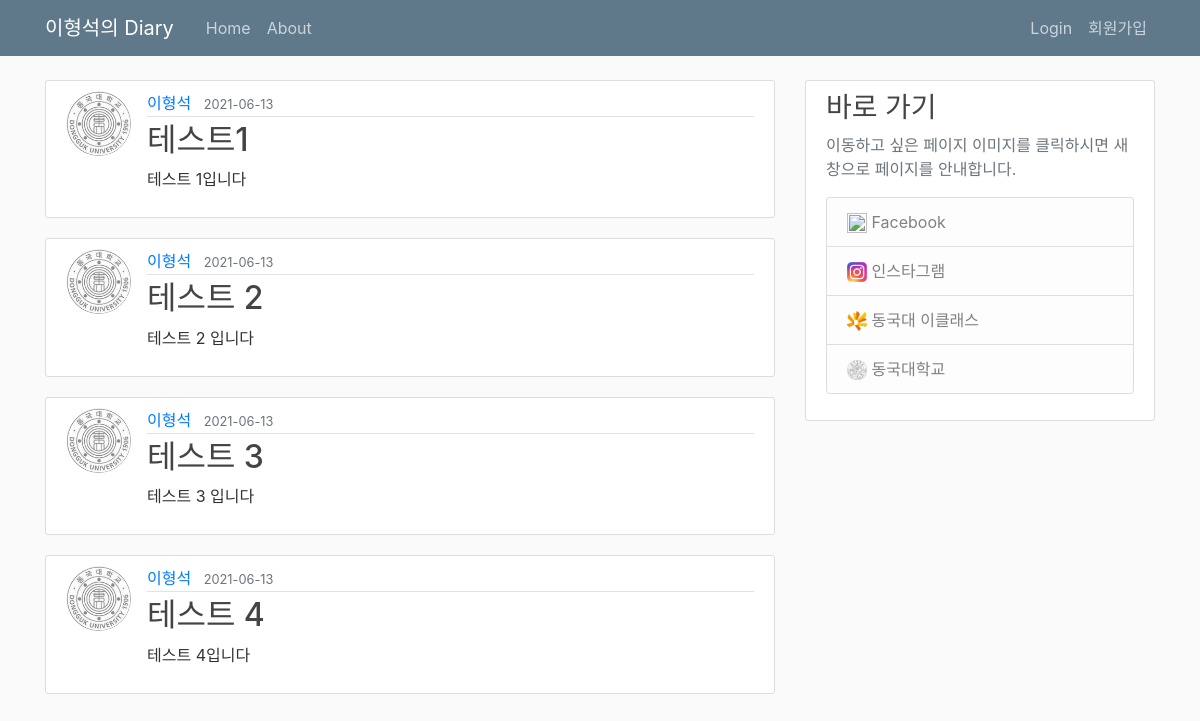
The page /home on the database its author committed.
### flaskblog/models.py (models this page shows, shortened)
class Post(db.Model):
    id = db.Column(db.Integer, primary_key=True)
    title = db.Column(db.String(100), nullable=False)
    date_posted = db.Column(db.DateTime, nullable=False, default=datetime.utcnow)
    content = db.Column(db.Text, nullable=False)
    user_id = db.Column(db.Integer, db.ForeignKey('user.id'), nullable=False)

class User(db.Model, UserMixin):
    id = db.Column(db.Integer, primary_key=True)
    username = db.Column(db.String(20), unique=True, nullable=False)
    email = db.Column(db.String(120), unique=True, nullable=False)
    image_file = db.Column(db.String(20), nullable=False, default='default.jpg')
    password = db.Column(db.String(60), nullable=False)
    posts = db.relationship('Post', backref='author', lazy=True)

### flaskblog/routes.py (the view)
@app.route("/")
@app.route("/home")
def home():
    posts = Post.query.all()
    return render_template('home.html', posts=posts)

### flaskblog/templates/home.html
{% extends "layout.html" %}
{% block content %}
    {% for post in posts %}
        <article class="media content-section">
          <img class="rounded-circle article-img" src="{{ url_for('static', filename='profile_pics/' + post.author.image_file) }}">
          <div class="media-body">
            <div class="article-metadata">
              <a class="mr-2" href="#">{{ post.author.username }}</a>
              <small class="text-muted">{{ post.date_posted.strftime('%Y-%m-%d') }}</small>
            </div>
            <h2><a class="article-title" href="{{ url_for('post', post_id=post.id) }}">{{ post.title }}</a></h2>
            <p class="article-content">{{ post.content }}</p>
          </div>
        </article>
    {% endfor %}
{% endblock content %}

### flaskblog/templates/layout.html (shortened to what this page needs)
<!DOCTYPE html>
<html>
<head>
    <link rel="stylesheet" href="https://maxcdn.bootstrapcdn.com/bootstrap/4.0.0/css/bootstrap.min.css">
    <link rel="stylesheet" type="text/css" href="{{ url_for('static', filename='main.css') }}">
</head>
<body>
    <header class="site-header">
      <nav class="navbar navbar-expand-md navbar-dark bg-steel fixed-top">
        <div class="container">
          <a class="navbar-brand mr-4" href="/">이형석의 Diary</a>
          <div class="collapse navbar-collapse" id="navbarToggle">
            <div class="navbar-nav mr-auto">
              <a class="nav-item nav-link" href="{{ url_for('home') }}">Home</a>
              <a class="nav-item nav-link" href="{{ url_for('about') }}">About</a>
            </div>
            <div class="navbar-nav">
              {% if current_user.is_authenticated %}
                <a class="nav-item nav-link" href="{{ url_for('new_post') }}">게시물 작성</a>
                <a class="nav-item nav-link" href="{{ url_for('account') }}">마이 페이지</a>
                <a class="nav-item nav-link" href="{{ url_for('logout') }}">Logout</a>
              {% else %}
                <a class="nav-item nav-link" href="{{ url_for('login') }}">Login</a>
                <a class="nav-item nav-link" href="{{ url_for('register') }}">회원가입</a>
              {% endif %}
            </div>
          </div>
        </div>
      </nav>
    </header>
    <main role="main" class="container">
      <div class="row">
        <div class="col-md-8">
          {% block content %}{% endblock %}
        </div>
        <div class="col-md-4">
          <div class="content-section">
            <h3>바로 가기</h3>
            <p class='text-muted'>이동하고 싶은 페이지 이미지를 클릭하시면 새창으로 페이지를 안내합니다.
              <ul class="list-group">
                <li class="list-group-item list-group-item-light"><a href="https://www.facebook.com/" target="blank"><img src="static/facebook.png" width="20" height="20"></a>  Facebook</li>
                <li class="list-group-item list-group-item-light"><a href="https://www.instagram.com/" target="blank"><img src="static/instagram.jpg" width="20" height="20"></a>  인스타그램</li>
                <li class="list-group-item list-group-item-light"><a href="https://eclass.dongguk.edu/" target="blank"><img src="static/dongguk.jpg" width="20" height="20"></a>  동국대 이클래스</li>
                <li class="list-group-item list-group-item-light"><a href="https://www.dongguk.edu//" target="blank"><img src="static/dgu.jpg" width="20" height="20"></a>  동국대학교</li>
              </ul>
            </p>
          </div>
        </div>
      </div>
    </main>
</body>
</html>

### flaskblog/static/main.css (style rules this page uses)
body { background: #fafafa; color: #333333; margin-top: 5rem; }
h1, h2, h3, h4, h5, h6 { color: #444444; }
.bg-steel { background-color: #5f788a; }
.site-header .navbar-nav .nav-link { color: #cbd5db; }
.content-section { background: #ffffff; padding: 10px 20px; border: 1px solid #dddddd; border-radius: 3px; margin-bottom: 20px; }
.article-title { color: #444444; }
.article-content { white-space: pre-line; }
.article-img { height: 65px; width: 65px; margin-right: 16px; }
.article-metadata { padding-bottom: 1px; margin-bottom: 4px; border-bottom: 1px solid #e3e3e3 }

### rows shown on the page
Post: image_file (picture), author.username "이형석", date_posted "2021-06-13", title "테스트1", content "테스트 1입니다"
Post: image_file (picture), author.username "이형석", date_posted "2021-06-13", title "테스트 2", content "테스트 2 입니다"
Post: image_file (picture), author.username "이형석", date_posted "2021-06-13", title "테스트 3", content "테스트 3 입니다"
Post: image_file (picture), author.username "이형석", date_posted "2021-06-13", title "테스트 4", content "테스트 4입니다"
